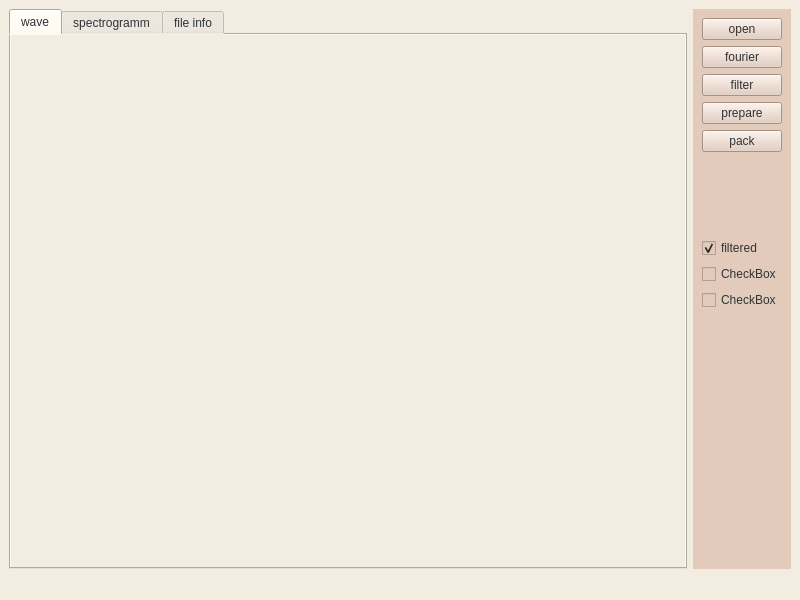
<?xml version="1.0" encoding="UTF-8"?>
<ui version="4.0">
 <class>MainWindow</class>
 <widget class="QMainWindow" name="MainWindow">
  <property name="geometry">
   <rect>
    <x>0</x>
    <y>0</y>
    <width>800</width>
    <height>600</height>
   </rect>
  </property>
  <property name="windowTitle">
   <string>MainWindow</string>
  </property>
  <property name="styleSheet">
   <string notr="true">background-color: rgb(243, 236, 224);
color: rgb(46, 52, 54);</string>
  </property>
  <widget class="QWidget" name="centralwidget">
   <layout class="QHBoxLayout" name="horizontalLayout">
    <item>
     <widget class="QTabWidget" name="file_info">
      <property name="tabPosition">
       <enum>QTabWidget::North</enum>
      </property>
      <property name="tabShape">
       <enum>QTabWidget::Rounded</enum>
      </property>
      <property name="currentIndex">
       <number>0</number>
      </property>
      <property name="elideMode">
       <enum>Qt::ElideNone</enum>
      </property>
      <widget class="QWidget" name="wave">
       <attribute name="title">
        <string>wave</string>
       </attribute>
       <layout class="QVBoxLayout" name="verticalLayout_3">
        <item>
         <widget class="QChartView" name="wave_view">
          <property name="styleSheet">
           <string notr="true">background-color: rgb(243, 236, 224);</string>
          </property>
          <property name="frameShape">
           <enum>QFrame::NoFrame</enum>
          </property>
         </widget>
        </item>
       </layout>
      </widget>
      <widget class="QWidget" name="spectr">
       <attribute name="title">
        <string>spectrogramm</string>
       </attribute>
       <layout class="QVBoxLayout" name="verticalLayout_2">
        <item>
         <widget class="QChartView" name="spectr_view">
          <property name="styleSheet">
           <string notr="true">background-color: rgb(243, 236, 224);</string>
          </property>
          <property name="frameShape">
           <enum>QFrame::NoFrame</enum>
          </property>
         </widget>
        </item>
       </layout>
      </widget>
      <widget class="QWidget" name="fileinfo">
       <attribute name="title">
        <string>file info</string>
       </attribute>
       <layout class="QVBoxLayout" name="verticalLayout_5">
        <item>
         <widget class="QTextBrowser" name="textBrowser">
          <property name="font">
           <font>
            <family>Ubuntu Mono</family>
            <pointsize>16</pointsize>
           </font>
          </property>
          <property name="styleSheet">
           <string notr="true">background-color: rgb(243, 236, 224);
color: rgb(162, 89, 73);</string>
          </property>
          <property name="frameShape">
           <enum>QFrame::Box</enum>
          </property>
          <property name="frameShadow">
           <enum>QFrame::Plain</enum>
          </property>
          <property name="lineWidth">
           <number>4</number>
          </property>
          <property name="html">
           <string>&lt;!DOCTYPE HTML PUBLIC &quot;-//W3C//DTD HTML 4.0//EN&quot; &quot;http://www.w3.org/TR/REC-html40/strict.dtd&quot;&gt;
&lt;html&gt;&lt;head&gt;&lt;meta name=&quot;qrichtext&quot; content=&quot;1&quot; /&gt;&lt;style type=&quot;text/css&quot;&gt;
p, li { white-space: pre-wrap; }
&lt;/style&gt;&lt;/head&gt;&lt;body style=&quot; font-family:'Ubuntu Mono'; font-size:16pt; font-weight:400; font-style:normal;&quot;&gt;
&lt;p style=&quot;-qt-paragraph-type:empty; margin-top:0px; margin-bottom:0px; margin-left:0px; margin-right:0px; -qt-block-indent:0; text-indent:0px;&quot;&gt;&lt;br /&gt;&lt;/p&gt;&lt;/body&gt;&lt;/html&gt;</string>
          </property>
         </widget>
        </item>
       </layout>
      </widget>
     </widget>
    </item>
    <item>
     <widget class="QFrame" name="frame">
      <property name="styleSheet">
       <string notr="true">background-color: rgb(226, 203, 187);</string>
      </property>
      <property name="frameShape">
       <enum>QFrame::NoFrame</enum>
      </property>
      <property name="frameShadow">
       <enum>QFrame::Sunken</enum>
      </property>
      <layout class="QVBoxLayout" name="verticalLayout">
       <item>
        <widget class="QPushButton" name="open_btn">
         <property name="text">
          <string>open</string>
         </property>
        </widget>
       </item>
       <item>
        <widget class="QPushButton" name="fourier_btn">
         <property name="text">
          <string>fourier</string>
         </property>
        </widget>
       </item>
       <item>
        <widget class="QPushButton" name="filter_btn">
         <property name="text">
          <string>filter</string>
         </property>
        </widget>
       </item>
       <item>
        <widget class="QPushButton" name="prepare_btn">
         <property name="text">
          <string>prepare</string>
         </property>
        </widget>
       </item>
       <item>
        <widget class="QPushButton" name="pack_btn">
         <property name="text">
          <string>pack</string>
         </property>
        </widget>
       </item>
       <item>
        <spacer name="verticalSpacer">
         <property name="orientation">
          <enum>Qt::Vertical</enum>
         </property>
         <property name="sizeType">
          <enum>QSizePolicy::Preferred</enum>
         </property>
         <property name="sizeHint" stdset="0">
          <size>
           <width>20</width>
           <height>80</height>
          </size>
         </property>
        </spacer>
       </item>
       <item>
        <widget class="QCheckBox" name="filtered_checkBox">
         <property name="enabled">
          <bool>false</bool>
         </property>
         <property name="text">
          <string>filtered</string>
         </property>
         <property name="checked">
          <bool>true</bool>
         </property>
        </widget>
       </item>
       <item>
        <widget class="QCheckBox" name="checkBox_2">
         <property name="text">
          <string>CheckBox</string>
         </property>
        </widget>
       </item>
       <item>
        <widget class="QCheckBox" name="checkBox_3">
         <property name="text">
          <string>CheckBox</string>
         </property>
        </widget>
       </item>
       <item>
        <spacer name="verticalSpacer_2">
         <property name="orientation">
          <enum>Qt::Vertical</enum>
         </property>
         <property name="sizeType">
          <enum>QSizePolicy::MinimumExpanding</enum>
         </property>
         <property name="sizeHint" stdset="0">
          <size>
           <width>20</width>
           <height>100</height>
          </size>
         </property>
        </spacer>
       </item>
      </layout>
     </widget>
    </item>
   </layout>
  </widget>
  <widget class="QStatusBar" name="statusBar"/>
 </widget>
 <customwidgets>
  <customwidget>
   <class>QChartView</class>
   <extends>QGraphicsView</extends>
   <header>QtCharts</header>
  </customwidget>
 </customwidgets>
 <resources/>
 <connections/>
</ui>
